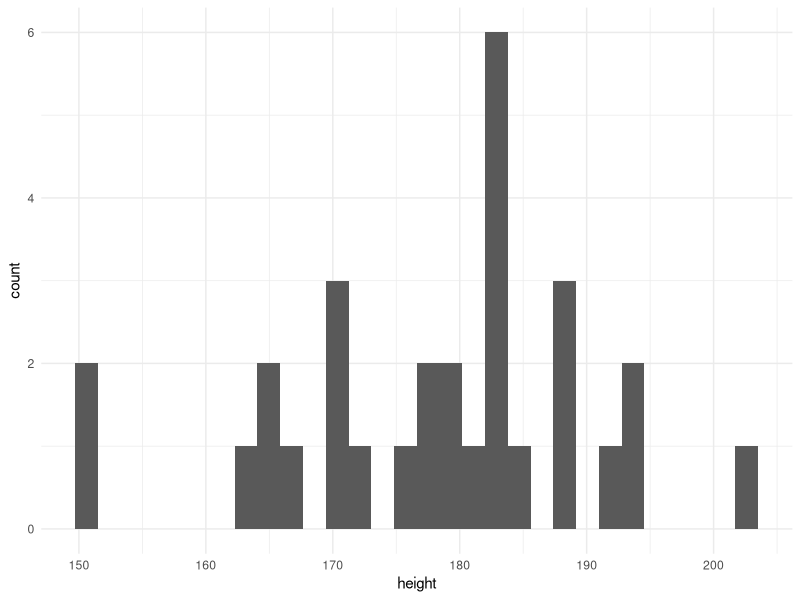
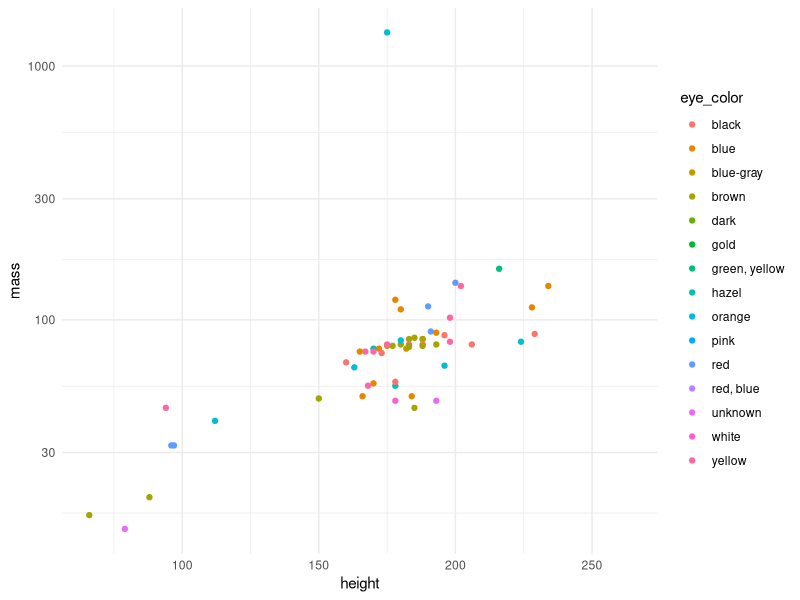
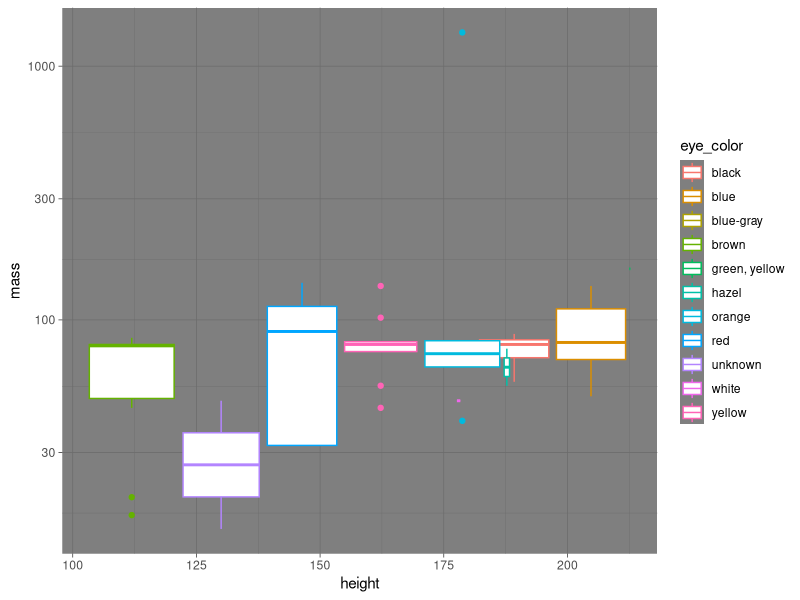
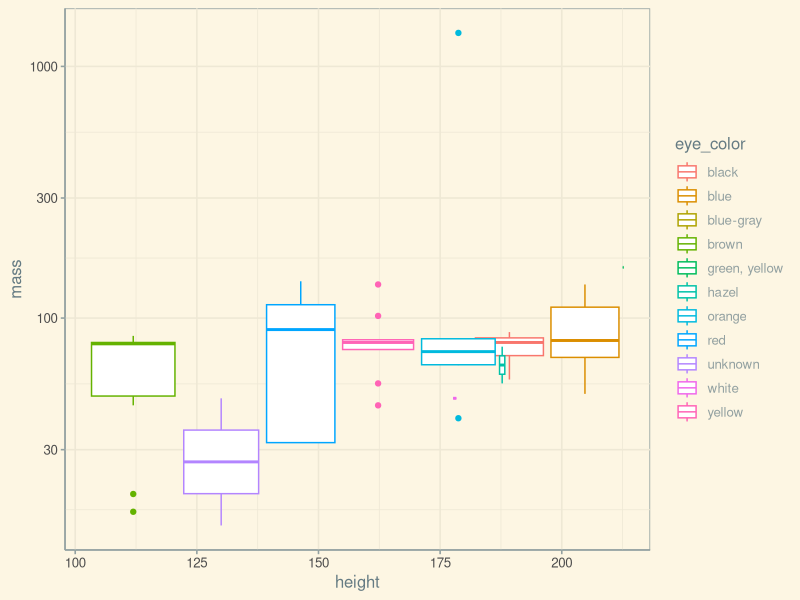
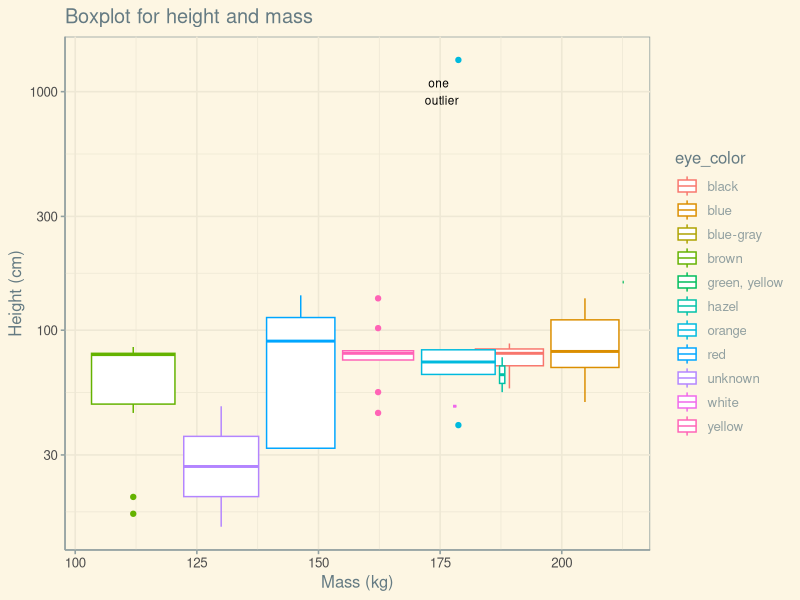
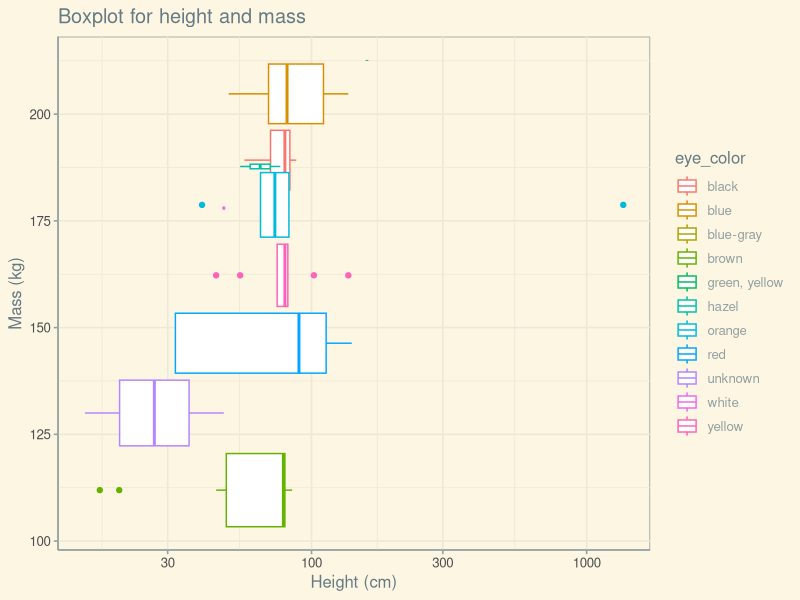
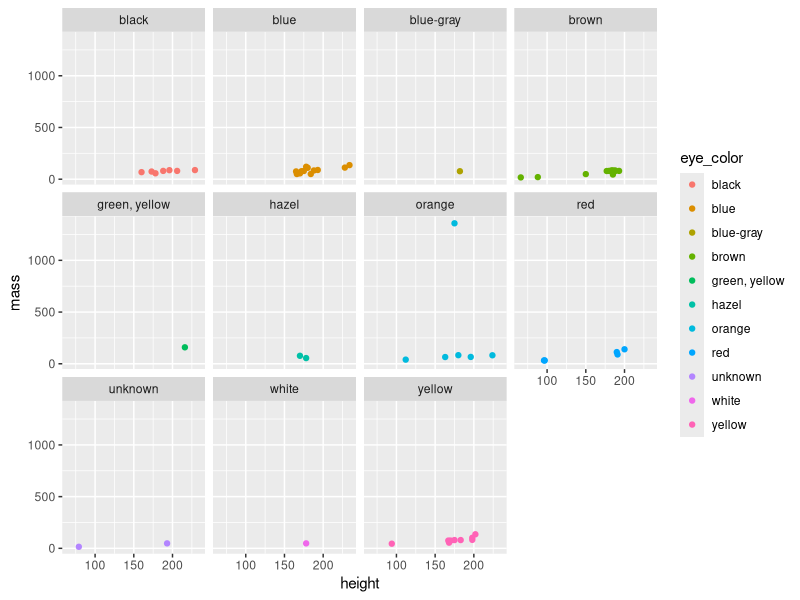

Write R code to recreate these figures, in order.
# Liying

library(tidyverse)

View(starwars) 
str(starwars)
names(starwars)

# talk about %>% 
# talk filter
# talk select

# historgram
starwars %>% 
  filter(species == "Human") %>% 
  ggplot(aes(height)) +
  geom_histogram() +
  theme_minimal()

# scatter plot
starwars %>% 
  select(height, mass, eye_color) %>% 
  ggplot(aes(height, mass, color = eye_color)) +
  geom_point() +
  scale_y_log10() +
  theme_minimal()

# Gayoung
#############################################
# boxplot: simple
box_simple <- starwars %>% 
  select(height, mass, eye_color) %>% 
  ggplot(aes(height, mass, color = eye_color))+
  geom_boxplot() + #boxplot
  scale_y_log10()

# boxplot: theme setup
box_simple +
  theme_dark() 

#using different pkg to try other themes. https://ggplot2-book.org/polishing.html
install.packages('ggthemes', dependencies = TRUE)
library(ggthemes)
box_simple +
  theme_solarized()

# put title and annotation
box_simple +
  theme_solarized() +
  ggtitle("Boxplot for height and mass") +
  labs (x= "Mass (kg)",
        y= "Height (cm)") +
  annotate(geom ="text", 
           x = 175,
           y = 1000,
           label = "one \n outlier", 
           size= 3)

# flip the coord
box_simple +
  theme_solarized() +
  ggtitle("Boxplot for height and mass") +
  labs (x= "Mass (kg)",
        y= "Height (cm)") +
  coord_flip()

#########################################



# facet_wrap
starwars %>% 
  select(height, mass, eye_color) %>% 
  drop_na() %>% 
  ggplot(aes(height, mass, color = eye_color)) +
  geom_point() +
  facet_wrap(.~eye_color) 

